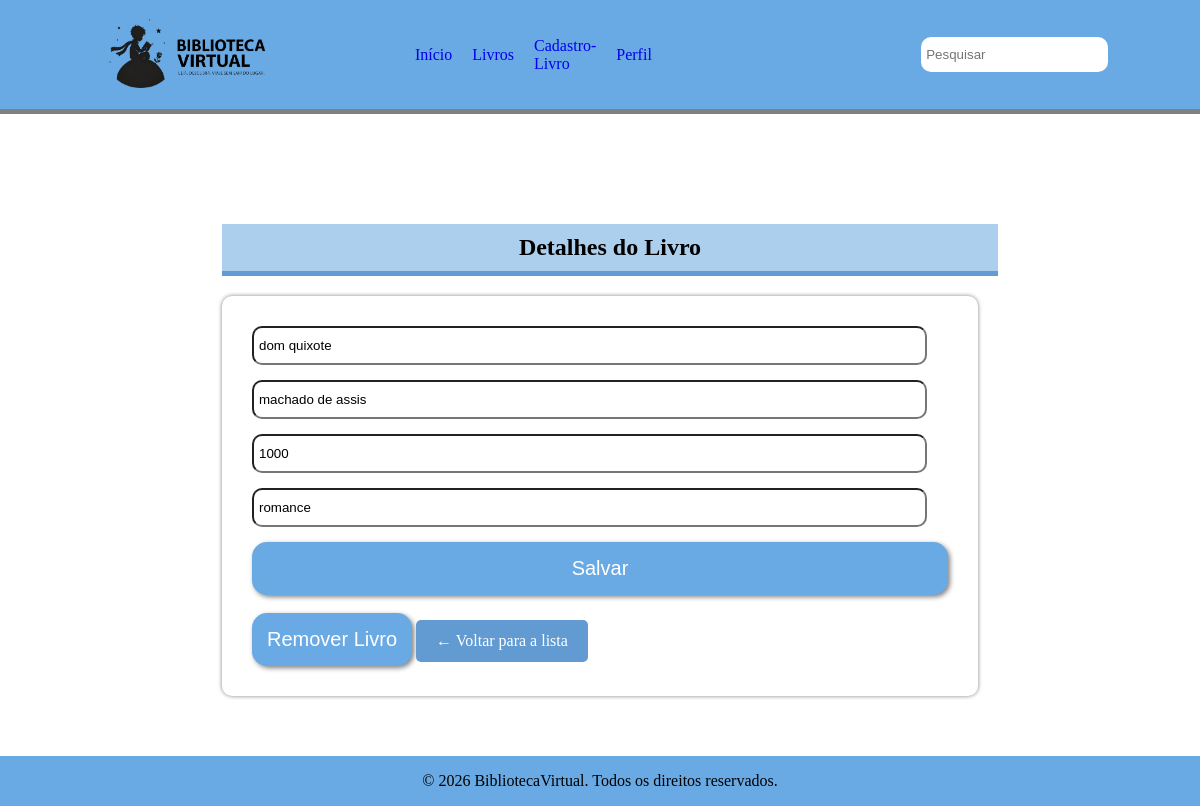
Screenshot of /detalhe/1 (signed in) with the database file from the repository.
### models.py (models this page shows)
class Livro(Base):
    __tablename__ = "Livros"
    id: Mapped[int] = mapped_column(autoincrement=True, primary_key=True)
    titulo: Mapped[str] = mapped_column(String(100), nullable=False)
    ano: Mapped[int] = mapped_column(Integer, nullable=False)
    genero: Mapped[str] = mapped_column(String(100), nullable=False)
    exemplares: Mapped[List["Exemplar"]] = relationship(back_populates="livros")
    autores: Mapped[List['Autor']] = relationship(secondary=associativa_liv_aut,back_populates='livro')

class Autor(Base):
    __tablename__ = "Autores"
    id: Mapped[int] = mapped_column(autoincrement=True, primary_key=True)
    nome: Mapped[str] = mapped_column(String(100))
    livro: Mapped[List['Livro']] = relationship(secondary=associativa_liv_aut,back_populates='autores')

### blueprints/livro/routes.py (the view)
@livro.route('/detalhe/<int:livro_id>')
def detalhe(livro_id):
    seguranca = exigir_login()
    if seguranca:
        return seguranca
    with SessionLocal() as secao:
        livro = buscar_l_p_id(secao, livro_id)
        autores = [autor.nome for autor in livro.autores]
        exemplares = len(livro.exemplares)
    return render_template('detalhe_livro.html', livro = livro, autores = autores, exemplares = exemplares)

### consultas.py (called while the page is built)
def buscar_l_p_id(session, livro_id):
    busca = select(Livro).where(Livro.id == livro_id)
    livro = session.scalars(busca).first()
    return livro

def exigir_login():
    if 'usuario_id' not in session:
        flash('você precisa  ester logado!')
        return redirect(url_for('auth.login'))

### blueprints/livro/Templates/detalhe_livro.html (shortened to what this page needs)
{% extends 'base.html' %}
{% block cont %}
<div class="corpo">
    <h2>Detalhes do Livro</h2>
    <div class="detalhe-livro">
        {% if session['usuario_nome'] == 'Adm' %}
            <form method="POST" action="{{ url_for('livro.editar', id=livro.id ) }}">
                <input type="text" name="titulo" value="{{ livro.titulo }}">
                {% for autor in autores %}
                    <input type="text" name="autor" value="{{ autor }}">
                {% endfor %}
                <input type="number" name="ano" value="{{ livro.ano }}">
                <input type="text" name="genero" value="{{ livro.genero }}">
                <button type="submit">Salvar</button>
            </form>
            <a href="{{ url_for('livro.excluir', id=livro.id ) }}">
                <button id="del">Remover Livro</button>
            </a>
            <a href="{{ url_for('livro.livros') }}" class="voltar">
                ← Voltar para a lista
            </a>
        {% endif %}
    </div>
</div>
{% endblock %}

### static/css/base.css (style rules this page uses)
:root { --cor-principal: rgb(105, 169, 228); --cor-principal-hover: rgb(97, 155, 209); --cor-branco: rgb(255, 255, 255); }
html,body { display: flex; flex-direction: column; padding: 0; margin: 0; height: 100vh; }
button { padding: 15px; background-color: var(--cor-principal); border: none; border-radius: 15px; font-size: 20px; color: white; box-shadow: 2px 2px 5px gray; }
a { text-decoration: none; }
.corpo { max-width: 90%; padding: 30px; box-shadow: 0px 0px 5px gray; border-radius: 25px; display: flex; flex-direction: row; }
form { display: flex; flex-direction: column; gap: 15px; }
form input { height: 25px; border-radius: 10px; padding: 5px; width: 95%; }

### blueprints/livro/Templates/detalhe_livro.html (style rules this page uses)
.corpo { width: 90%; box-shadow: none; display: flex; flex-direction: column; }
h2 { width: 100%; background-color: rgb(173, 207, 238); border-bottom: 5px solid rgb(97, 155, 209); padding: 10px; text-align: center; }
.detalhe-livro { width: 100%; padding: 30px; background-color: white; border-radius: 10px; box-shadow: 0px 0px 4px gray; box-sizing: border-box; }
.voltar { display: inline-block; margin-top: 25px; padding: 12px 20px; background-color: rgb(97, 155, 209); color: white; text-decoration: none; border-radius: 5px; }

### rows the page displays
Livro: titulo "dom quixote", ano "1000", genero "romance"
Autor: autor "machado de assis"
